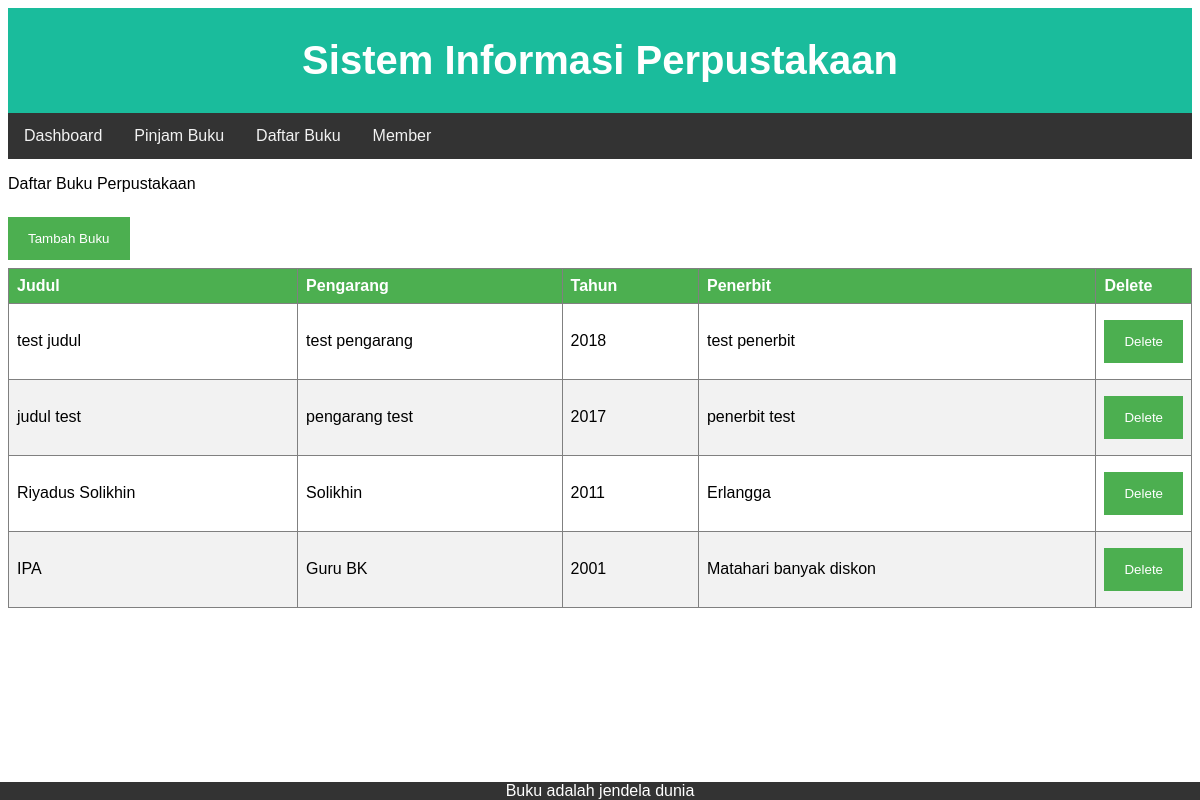
Screenshot of /view/buku.php with the database file from the repository.
### tables this page shows
CREATE TABLE `buku` (
  `id_buku` int(11) NOT NULL,
  `judul` varchar(100) NOT NULL,
  `pengarang` varchar(100) NOT NULL,
  `tahun` smallint(5) UNSIGNED NOT NULL DEFAULT '0',
  `penerbit` varchar(100) NOT NULL
);

### view/buku.php (the view, shortened to what this page needs)
<!DOCTYPE html>
<html>
<head>
  <link rel="stylesheet" href="http://localhost/perpustakaan/function/style.css">
</head>
<header class="header">
  <h1>Sistem Informasi Perpustakaan</h1>
</header>
<body>
<div class="topnav">
  <a href="../index.php" >Dashboard</a>
  <a href="./pinjam.php" >Pinjam Buku</a>
  <a href="./buku.php" >Daftar Buku</a>
  <a href="./member.php" >Member</a>
</div>
  <p>Daftar Buku Perpustakaan</p>
  <?php
  include('../function/db.php');
  $query = "SELECT * FROM buku";
  $result= mysqli_query($conn, $query) OR die(mysql_error());
  ?>
  <button onclick="document.getElementById('id01').style.display='block'" style="width:auto;">Tambah Buku</button>
  <table border="1" cellspacing="0" cellpadding="4">
    <thead>
      <tr>
        <th>Judul</th>
        <th>Pengarang</th>
        <th>Tahun</th>
        <th>Penerbit</th>
        <th width = "1px">Delete</th>
      </tr>
    </thead>
    <tbody>
      <?php while($row = mysqli_fetch_assoc($result)){ ?>
        <tr>
          <td><?= $row['judul']; ?></td>
          <td><?= $row['pengarang']; ?></td>
          <td><?= $row['tahun']; ?></td>
          <td><?= $row['penerbit']; ?></td>
          <td>
          <a href="/perpustakaan/function/hapus_buku.php?id=<?php echo $row['id_buku'];?>"><button>Delete</button></a>
          </td>
        </tr>
      <?php } ?>
    </tbody>
  </table>
</body>
<footer class = "footer">
Buku adalah jendela dunia
</footer>
</html>

### function/style.css (style rules this page uses)
.header { padding: 3px; text-align: center; background: #1abc9c; color: white; font-size: 20px; }
.footer { position: fixed; left: 0; bottom: 0; width: 100%; background-color: #333; color: white; text-align: center; }
table { border-collapse: collapse; width: 100%; }
th, td { text-align: left; padding: 8px; }
tr:nth-child(even) { background-color: #f2f2f2 }
th { background-color: #4CAF50; color: white; }
body { font-family: Arial, Helvetica, sans-serif; }
button { background-color: #4CAF50; color: white; padding: 14px 20px; margin: 8px 0; border: none; cursor: pointer; width: 100%; }
.topnav { overflow: hidden; background-color: #333; }
.topnav a { float: left; display: block; color: #f2f2f2; text-align: center; padding: 14px 16px; text-decoration: none; }

### rows the page displays
buku: judul "test judul", pengarang "test pengarang", tahun "2018", penerbit "test penerbit"
buku: judul "judul test", pengarang "pengarang test", tahun "2017", penerbit "penerbit test"
buku: judul "Riyadus Solikhin", pengarang "Solikhin", tahun "2011", penerbit "Erlangga"
buku: judul "IPA", pengarang "Guru BK", tahun "2001", penerbit "Matahari banyak diskon"
